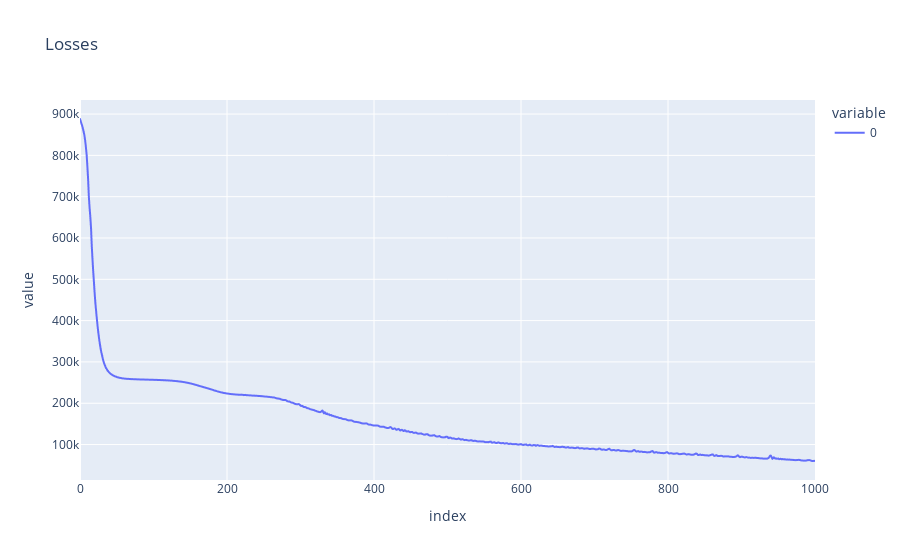

Write notebook code for a chart like this one.
### Code cell
# plot the losses
import plotly.express as px
px.line(reg.losses.detach().cpu(), title='Losses')

### Figure 1 — Plotly figure (JSON) as saved in the notebook; plotly's stock layout.template omitted (floating-point values rounded to 4 significant figures; data arrays with more than 128 entries replaced by an {"elided": "..."} marker saying what was removed)
{"data": [{"hovertemplate": "variable=0<br>index=%{x}<br>value=%{y}<extra></extra>", "legendgroup": "0", "line": {"color": "#636efa", "dash": "solid"}, "marker": {"symbol": "circle"}, "mode": "lines", "name": "0", "showlegend": true, "type": "scattergl", "x": {"elided": "1001 int values"}, "xaxis": "x", "y": {"elided": "1001 float values"}, "yaxis": "y"}], "layout": {"legend": {"title": {"text": "variable"}, "tracegroupgap": 0}, "title": {"text": "Losses"}, "xaxis": {"anchor": "y", "domain": [0, 1], "title": {"text": "index"}}, "yaxis": {"anchor": "x", "domain": [0, 1], "title": {"text": "value"}}}}
